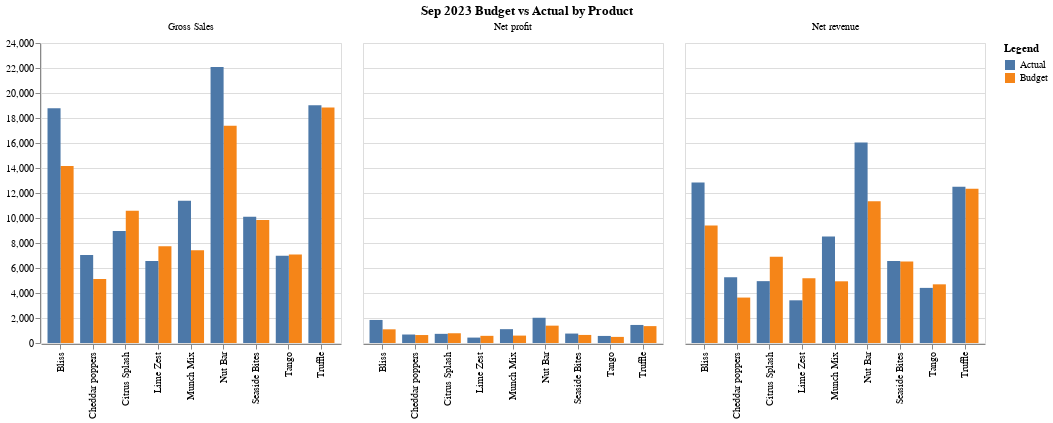

The notebook cell saved with this chart:
### Code cell
chart_2023_budget_actual = alt.Chart(df_melted).mark_bar().encode(
    x=alt.X('Product:N', title=None),
    xOffset='level_1:N',
    y=alt.Y('Value:Q', title=None),
    color=alt.Color('level_1:N', legend=alt.Legend(title='Legend')),  
    column=alt.Column('Metric:N', title=None),
    order=alt.Order('level_1:N', sort='descending')  
)

chart_2023_budget_actual.properties(title=alt.Title('Sep 2023 Budget vs Actual by Product', anchor='middle'), width=300)

### Figure 1 — Vega-Lite specification as saved in the notebook (floating-point values rounded to 4 significant figures)
{"config": {"view": {"continuousWidth": 300, "continuousHeight": 300}}, "data": {"name": "data-854f0657990ef9b48a54e2db9fc9c0f3"}, "mark": {"type": "bar"}, "encoding": {"color": {"field": "level_1", "legend": {"title": "Legend"}, "type": "nominal"}, "column": {"field": "Metric", "title": null, "type": "nominal"}, "order": {"field": "level_1", "sort": "descending", "type": "nominal"}, "x": {"field": "Product", "title": null, "type": "nominal"}, "xOffset": {"field": "level_1", "type": "nominal"}, "y": {"field": "Value", "title": null, "type": "quantitative"}}, "title": {"text": "Sep 2023 Budget vs Actual by Product", "anchor": "middle"}, "width": 300, "$schema": "https://vega.github.io/schema/vega-lite/v5.17.0.json", "datasets": {"data-854f0657990ef9b48a54e2db9fc9c0f3": [{"Product": "Bliss", "Metric": "Net profit", "level_1": "Budget", "Value": 1094.0}, {"Product": "Bliss", "Metric": "Gross Sales", "level_1": "Budget", "Value": 14160.0}, {"Product": "Bliss", "Metric": "Net revenue", "level_1": "Budget", "Value": 9394.0}, {"Product": "Cheddar poppers", "Metric": "Net profit", "level_1": "Budget", "Value": 637.5}, {"Product": "Cheddar poppers", "Metric": "Gross Sales", "level_1": "Budget", "Value": 5127.0}, {"Product": "Cheddar poppers", "Metric": "Net revenue", "level_1": "Budget", "Value": 3635.0}, {"Product": "Citrus Splash", "Metric": "Net profit", "level_1": "Budget", "Value": 779.3}, {"Product": "Citrus Splash", "Metric": "Gross Sales", "level_1": "Budget", "Value": 10580.0}, {"Product": "Citrus Splash", "Metric": "Net revenue", "level_1": "Budget", "Value": 6898.0}, {"Product": "Lime Zest", "Metric": "Net profit", "level_1": "Budget", "Value": 572.6}, {"Product": "Lime Zest", "Metric": "Gross Sales", "level_1": "Budget", "Value": 7745.0}, {"Product": "Lime Zest", "Metric": "Net revenue", "level_1": "Budget", "Value": 5181.0}, {"Product": "Munch Mix", "Metric": "Net profit", "level_1": "Budget", "Value": 592.2}, {"Product": "Munch Mix", "Metric": "Gross Sales", "level_1": "Budget", "Value": 7413.0}, {"Product": "Munch Mix", "Metric": "Net revenue", "level_1": "Budget", "Value": 4936.0}, {"Product": "Nut Bar", "Metric": "Net profit", "level_1": "Budget", "Value": 1388.0}, {"Product": "Nut Bar", "Metric": "Gross Sales", "level_1": "Budget", "Value": 17380.0}, {"Product": "Nut Bar", "Metric": "Net revenue", "level_1": "Budget", "Value": 11330.0}, {"Product": "Seaside Bites", "Metric": "Net profit", "level_1": "Budget", "Value": 644.9}, {"Product": "Seaside Bites", "Metric": "Gross Sales", "level_1": "Budget", "Value": 9843.0}, {"Product": "Seaside Bites", "Metric": "Net revenue", "level_1": "Budget", "Value": 6518.0}, {"Product": "Tango", "Metric": "Net profit", "level_1": "Budget", "Value": 488.4}, {"Product": "Tango", "Metric": "Gross Sales", "level_1": "Budget", "Value": 7077.0}, {"Product": "Tango", "Metric": "Net revenue", "level_1": "Budget", "Value": 4694.0}, {"Product": "Truffle", "Metric": "Net profit", "level_1": "Budget", "Value": 1351.0}, {"Product": "Truffle", "Metric": "Gross Sales", "level_1": "Budget", "Value": 18840.0}, {"Product": "Truffle", "Metric": "Net revenue", "level_1": "Budget", "Value": 12340.0}, {"Product": "Bliss", "Metric": "Net profit", "level_1": "Actual", "Value": 1843.0}, {"Product": "Bliss", "Metric": "Gross Sales", "level_1": "Actual", "Value": 18780.0}, {"Product": "Bliss", "Metric": "Net revenue", "level_1": "Actual", "Value": 12840.0}, {"Product": "Cheddar poppers", "Metric": "Net profit", "level_1": "Actual", "Value": 679.0}, {"Product": "Cheddar poppers", "Metric": "Gross Sales", "level_1": "Actual", "Value": 7040.0}, {"Product": "Cheddar poppers", "Metric": "Net revenue", "level_1": "Actual", "Value": 5258.0}, {"Product": "Citrus Splash", "Metric": "Net profit", "level_1": "Actual", "Value": 732.2}, {"Product": "Citrus Splash", "Metric": "Gross Sales", "level_1": "Actual", "Value": 8964.0}, {"Product": "Citrus Splash", "Metric": "Net revenue", "level_1": "Actual", "Value": 4949.0}, {"Product": "Lime Zest", "Metric": "Net profit", "level_1": "Actual", "Value": 433.1}, {"Product": "Lime Zest", "Metric": "Gross Sales", "level_1": "Actual", "Value": 6565.0}, {"Product": "Lime Zest", "Metric": "Net revenue", "level_1": "Actual", "Value": 3415.0}, {"Product": "Munch Mix", "Metric": "Net profit", "level_1": "Actual", "Value": 1107.0}, {"Product": "Munch Mix", "Metric": "Gross Sales", "level_1": "Actual", "Value": 11380.0}, {"Product": "Munch Mix", "Metric": "Net revenue", "level_1": "Actual", "Value": 8528.0}, {"Product": "Nut Bar", "Metric": "Net profit", "level_1": "Actual", "Value": 2019.0}, {"Product": "Nut Bar", "Metric": "Gross Sales", "level_1": "Actual", "Value": 22080.0}, {"Product": "Nut Bar", "Metric": "Net revenue", "level_1": "Actual", "Value": 16040.0}, {"Product": "Seaside Bites", "Metric": "Net profit", "level_1": "Actual", "Value": 755.0}, {"Product": "Seaside Bites", "Metric": "Gross Sales", "level_1": "Actual", "Value": 10100.0}, {"Product": "Seaside Bites", "Metric": "Net revenue", "level_1": "Actual", "Value": 6568.0}, {"Product": "Tango", "Metric": "Net profit", "level_1": "Actual", "Value": 564.9}, {"Product": "Tango", "Metric": "Gross Sales", "level_1": "Actual", "Value": 6983.0}, {"Product": "Tango", "Metric": "Net revenue", "level_1": "Actual", "Value": 4409.0}, {"Product": "Truffle", "Metric": "Net profit", "level_1": "Actual", "Value": 1444.0}, {"Product": "Truffle", "Metric": "Gross Sales", "level_1": "Actual", "Value": 19010.0}, {"Product": "Truffle", "Metric": "Net revenue", "level_1": "Actual", "Value": 12490.0}]}}
